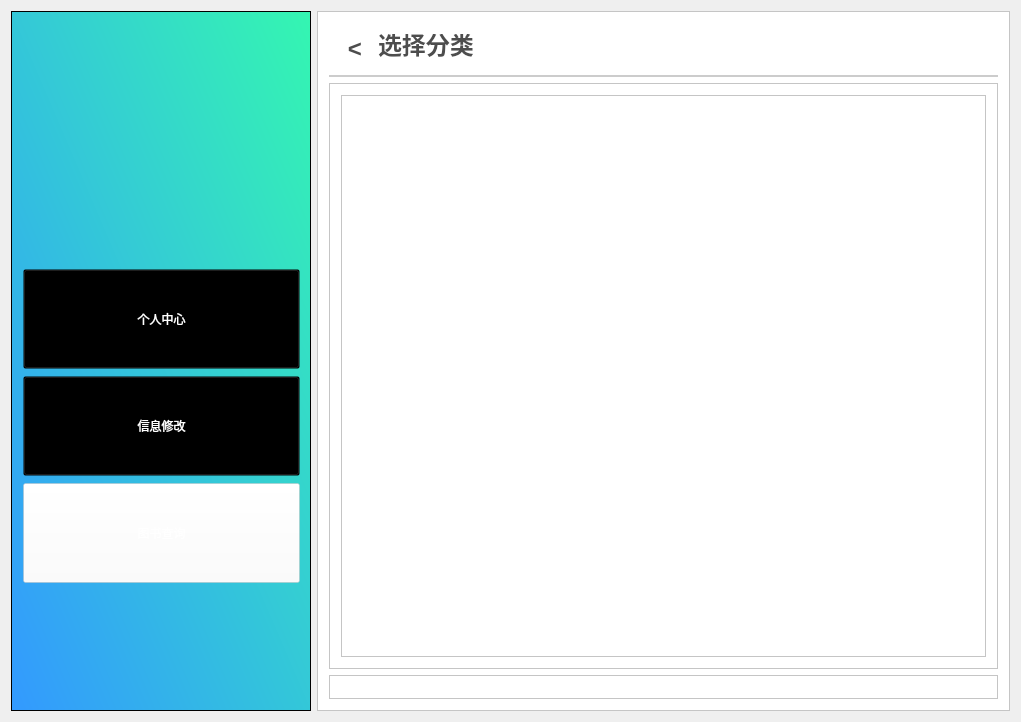
<?xml version="1.0" encoding="UTF-8"?>
<ui version="4.0">
 <class>student_borrowdetail</class>
 <widget class="QWidget" name="student_borrowdetail">
  <property name="geometry">
   <rect>
    <x>0</x>
    <y>0</y>
    <width>1021</width>
    <height>722</height>
   </rect>
  </property>
  <property name="windowTitle">
   <string>student_borrowdetail</string>
  </property>
  <layout class="QHBoxLayout" name="horizontalLayout">
   <item>
    <widget class="QFrame" name="frame">
     <property name="sizePolicy">
      <sizepolicy hsizetype="Fixed" vsizetype="Expanding">
       <horstretch>0</horstretch>
       <verstretch>0</verstretch>
      </sizepolicy>
     </property>
     <property name="minimumSize">
      <size>
       <width>300</width>
       <height>700</height>
      </size>
     </property>
     <property name="styleSheet">
      <string notr="true">
background-color: qlineargradient(spread:pad, x1:0, y1:1, x2:1, y2:0, stop:0 rgba(51, 153, 255,1), stop:1 rgba(52, 246, 177,1));</string>
     </property>
     <property name="frameShape">
      <enum>QFrame::StyledPanel</enum>
     </property>
     <property name="frameShadow">
      <enum>QFrame::Raised</enum>
     </property>
     <widget class="QFrame" name="frame_2">
      <property name="geometry">
       <rect>
        <x>70</x>
        <y>30</y>
        <width>171</width>
        <height>176</height>
       </rect>
      </property>
      <property name="minimumSize">
       <size>
        <width>0</width>
        <height>0</height>
       </size>
      </property>
      <property name="baseSize">
       <size>
        <width>0</width>
        <height>100</height>
       </size>
      </property>
      <property name="styleSheet">
       <string notr="true">image: url(:/Library/images/logo2.png);
background:transparent;</string>
      </property>
      <property name="frameShape">
       <enum>QFrame::StyledPanel</enum>
      </property>
      <property name="frameShadow">
       <enum>QFrame::Raised</enum>
      </property>
     </widget>
     <widget class="QFrame" name="frame_8">
      <property name="geometry">
       <rect>
        <x>0</x>
        <y>230</y>
        <width>301</width>
        <height>371</height>
       </rect>
      </property>
      <property name="styleSheet">
       <string notr="true">background:transparent;</string>
      </property>
      <property name="frameShape">
       <enum>QFrame::StyledPanel</enum>
      </property>
      <property name="frameShadow">
       <enum>QFrame::Raised</enum>
      </property>
      <layout class="QVBoxLayout" name="verticalLayout_6">
       <item>
        <layout class="QVBoxLayout" name="verticalLayout">
         <property name="spacing">
          <number>7</number>
         </property>
         <property name="sizeConstraint">
          <enum>QLayout::SetDefaultConstraint</enum>
         </property>
         <item>
          <widget class="QPushButton" name="btnPersonal">
           <property name="minimumSize">
            <size>
             <width>0</width>
             <height>100</height>
            </size>
           </property>
           <property name="styleSheet">
            <string notr="true">font: 12pt &quot;微软雅黑&quot;;
color:white;
background:transparent;</string>
           </property>
           <property name="text">
            <string>个人中心</string>
           </property>
          </widget>
         </item>
         <item>
          <widget class="QPushButton" name="btnInformationchange">
           <property name="minimumSize">
            <size>
             <width>0</width>
             <height>100</height>
            </size>
           </property>
           <property name="styleSheet">
            <string notr="true">font: 12pt &quot;微软雅黑&quot;;
color:white;
background:transparent;</string>
           </property>
           <property name="text">
            <string>信息修改</string>
           </property>
          </widget>
         </item>
         <item>
          <widget class="QPushButton" name="btnSearchbook">
           <property name="minimumSize">
            <size>
             <width>0</width>
             <height>100</height>
            </size>
           </property>
           <property name="styleSheet">
            <string notr="true">font: 12pt &quot;微软雅黑&quot;;
color:white;
background:transparent;
background-color:rgba(255,255,255,0.4);
</string>
           </property>
           <property name="text">
            <string>图书查询</string>
           </property>
          </widget>
         </item>
        </layout>
       </item>
      </layout>
     </widget>
    </widget>
   </item>
   <item>
    <widget class="QFrame" name="frame_3">
     <property name="styleSheet">
      <string notr="true">background:white;</string>
     </property>
     <property name="frameShape">
      <enum>QFrame::StyledPanel</enum>
     </property>
     <property name="frameShadow">
      <enum>QFrame::Raised</enum>
     </property>
     <layout class="QVBoxLayout" name="verticalLayout_2">
      <item>
       <widget class="QFrame" name="frame_4">
        <property name="sizePolicy">
         <sizepolicy hsizetype="Preferred" vsizetype="Fixed">
          <horstretch>0</horstretch>
          <verstretch>200</verstretch>
         </sizepolicy>
        </property>
        <property name="styleSheet">
         <string notr="true">border:2px solid #cccccc;
border-top:0px;
border-left:0px;
border-right:0px;</string>
        </property>
        <property name="frameShape">
         <enum>QFrame::StyledPanel</enum>
        </property>
        <property name="frameShadow">
         <enum>QFrame::Raised</enum>
        </property>
        <layout class="QHBoxLayout" name="horizontalLayout_3">
         <item>
          <widget class="QPushButton" name="btnReturn">
           <property name="minimumSize">
            <size>
             <width>30</width>
             <height>0</height>
            </size>
           </property>
           <property name="styleSheet">
            <string notr="true">color:#4D4D4D;
border:none;
font-size:24px;
font-weight:500;
font-family:&quot;微软雅黑&quot;;
text-align:center;
</string>
           </property>
           <property name="text">
            <string>&lt;</string>
           </property>
          </widget>
         </item>
         <item>
          <widget class="QLineEdit" name="etClassify">
           <property name="styleSheet">
            <string notr="true">color:#4D4D4D;
border:none;
font-size:24px;
font-weight:500;
font-family:&quot;微软雅黑&quot;;
text-align:left;</string>
           </property>
           <property name="text">
            <string>选择分类</string>
           </property>
          </widget>
         </item>
        </layout>
       </widget>
      </item>
      <item>
       <widget class="QFrame" name="frame_6">
        <property name="frameShape">
         <enum>QFrame::StyledPanel</enum>
        </property>
        <property name="frameShadow">
         <enum>QFrame::Raised</enum>
        </property>
        <layout class="QHBoxLayout" name="horizontalLayout_4">
         <item>
          <widget class="QTableWidget" name="tableWidget"/>
         </item>
        </layout>
       </widget>
      </item>
      <item>
       <widget class="QFrame" name="frame_5">
        <property name="sizePolicy">
         <sizepolicy hsizetype="Preferred" vsizetype="Fixed">
          <horstretch>0</horstretch>
          <verstretch>0</verstretch>
         </sizepolicy>
        </property>
        <property name="frameShape">
         <enum>QFrame::StyledPanel</enum>
        </property>
        <property name="frameShadow">
         <enum>QFrame::Raised</enum>
        </property>
        <layout class="QHBoxLayout" name="horizontalLayout_2"/>
       </widget>
      </item>
     </layout>
    </widget>
   </item>
  </layout>
 </widget>
 <layoutdefault spacing="6" margin="11"/>
 <resources>
  <include location="library.qrc"/>
 </resources>
 <connections/>
</ui>
